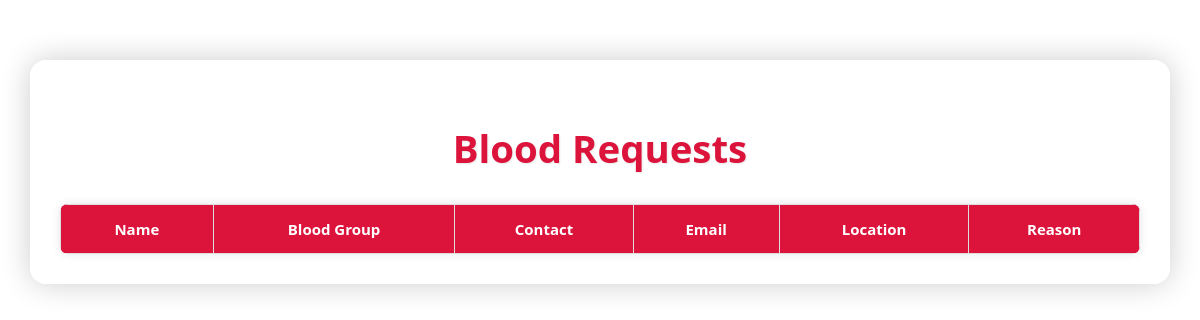
The app's page /view_requests, older data.
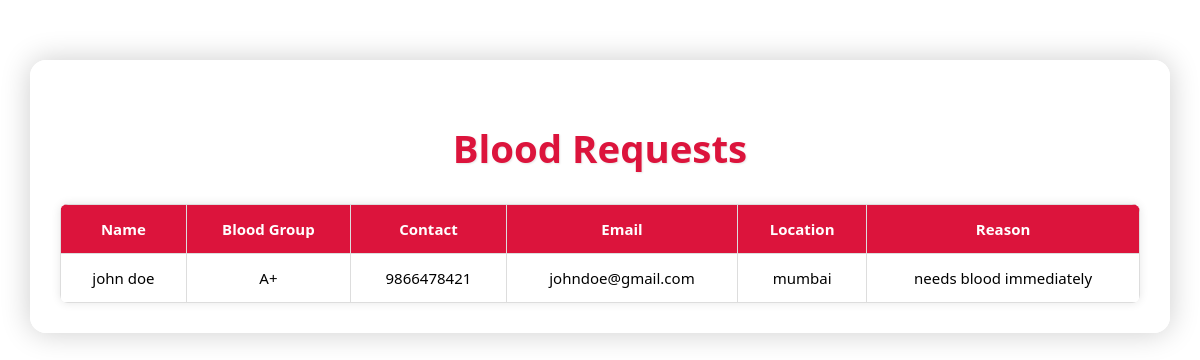
The same page, newer data.
### tables this page shows
CREATE TABLE requests (
            id INTEGER PRIMARY KEY AUTOINCREMENT,
            name TEXT NOT NULL,
            blood_group TEXT NOT NULL,
            contact TEXT NOT NULL,
            email TEXT NOT NULL,
            location TEXT NOT NULL,
            reason TEXT NOT NULL
        );

### app.py (the view)
@app.route('/view_requests')
def view_requests():
    conn = get_db_connection()
    cursor = conn.cursor()
    cursor.execute("SELECT * FROM requests")
    requests_data = cursor.fetchall()
    conn.close()
    return render_template('view_requests.html', requests=requests_data)

### app.py (called while the page is built)
def get_db_connection():
    db_path = os.path.join(os.path.dirname(__file__), 'bloodsource.db')
    conn = sqlite3.connect(db_path)
    conn.row_factory = sqlite3.Row
    return conn

### templates/view_requests.html (shortened to what this page needs)
<!DOCTYPE html>
<html>
<head>
</head>
<body>
    <div class="container">
        <h2>Blood Requests</h2>
        <table>
            <thead>
                <tr>
                    <th>Name</th>
                    <th>Blood Group</th>
                    <th>Contact</th>
                    <th>Email</th>
                    <th>Location</th>
                    <th>Reason</th>
                </tr>
            </thead>
            <tbody>
                {% for request in requests %}
                <tr>
                    <td>{{ request[1] }}</td>
                    <td>{{ request[2] }}</td>
                    <td>{{ request[3] }}</td>
                    <td>{{ request[4] }}</td>
                    <td>{{ request[5] }}</td>
                    <td>{{ request[6] }}</td>
                </tr>
                {% endfor %}
            </tbody>
        </table>
    </div>
</body>
</html>

Row changes from the older to the newer data that the page shows:
added requests: name "john doe", blood_group "A+", contact "9866478421", email "johndoe@gmail.com", location "mumbai", reason "needs blood immediately"
